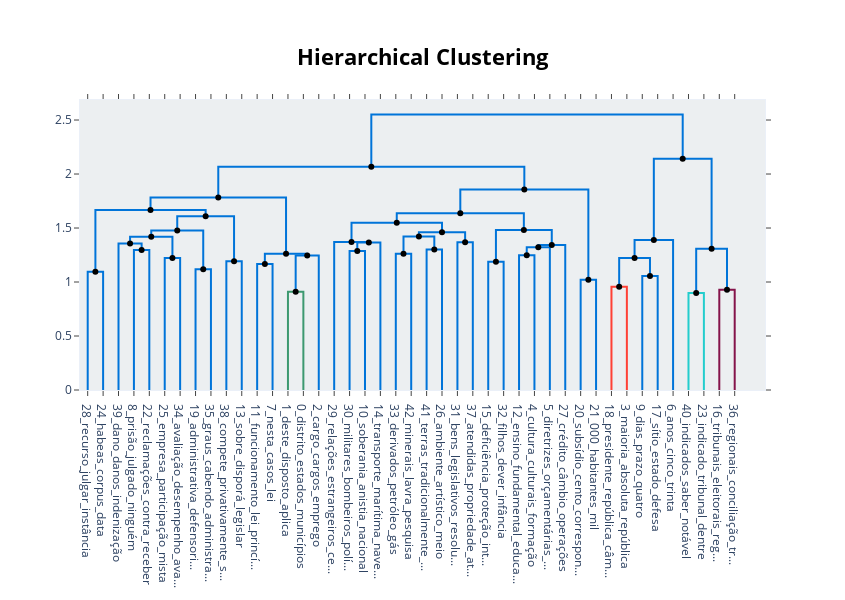

Notebook cell for this chart:
### Code cell
from scipy.cluster import hierarchy as sch
# Hierarchical topics
linkage_function = lambda x: sch.linkage(x, 'single', optimal_ordering=True)
hierarchical_topics = model.hierarchical_topics(docs, linkage_function=linkage_function)
model.visualize_hierarchy(hierarchical_topics=hierarchical_topics,orientation='bottom')

### Figure 1 — Plotly figure (JSON) as saved in the notebook; plotly's stock layout.template omitted (floating-point values rounded to 4 significant figures)
{"data": [{"hoverinfo": "text", "marker": {"color": "rgb(0,116,217)"}, "mode": "lines", "text": ["militares_bombeiros_polícias_corpos_polícia", "", "", "soberania_anistia_nacional_defesa_polícia"], "type": "scatter", "x": [5, 5, 15, 15], "xaxis": "x", "y": [0, 1.095, 1.095, 0], "yaxis": "y"}, {"hoverinfo": "text", "marker": {"color": "rgb(0,116,217)"}, "mode": "lines", "text": ["militares_bombeiros_polícias_corpos_polícia", "", "", "transporte_marítima_navegação_fluviais_ilhas"], "type": "scatter", "x": [35, 35, 45, 45], "xaxis": "x", "y": [0, 1.297, 1.297, 0], "yaxis": "y"}, {"hoverinfo": "text", "marker": {"color": "rgb(0,116,217)"}, "mode": "lines", "text": ["relações_estrangeiros_celebrar_internacionais_paz", "", "", "transporte_marítima_navegação_fluviais_ilhas"], "type": "scatter", "x": [25, 25, 40, 40], "xaxis": "x", "y": [0, 1.357, 1.357, 1.297], "yaxis": "y"}, {"hoverinfo": "text", "marker": {"color": "rgb(0,116,217)"}, "mode": "lines", "text": ["derivados_petróleo_gás_natural_combustíveis", "", "", "minerais_lavra_pesquisa_recursos_aproveitamento"], "type": "scatter", "x": [55, 55, 65, 65], "xaxis": "x", "y": [0, 1.222, 1.222, 0], "yaxis": "y"}, {"hoverinfo": "text", "marker": {"color": "rgb(0,116,217)"}, "mode": "lines", "text": ["terras_tradicionalmente_índios_indígenas_ocupadas", "", "", "ambiente_artístico_meio_histórico_cultural"], "type": "scatter", "x": [32.5, 32.5, 60, 60], "xaxis": "x", "y": [1.357, 1.419, 1.419, 1.222], "yaxis": "y"}, {"hoverinfo": "text", "marker": {"color": "rgb(0,116,217)"}, "mode": "lines", "text": ["terras_tradicionalmente_índios_indígenas_ocupadas", "", "", "ambiente_artístico_meio_histórico_cultural"], "type": "scatter", "x": [75, 75, 85, 85], "xaxis": "x", "y": [0, 1.118, 1.118, 0], "yaxis": "y"}, {"hoverinfo": "text", "marker": {"color": "rgb(0,116,217)"}, "mode": "lines", "text": ["terras_tradicionalmente_índios_indígenas_ocupadas", "", "", "ambiente_artístico_meio_histórico_cultural"], "type": "scatter", "x": [46.25, 46.25, 80, 80], "xaxis": "x", "y": [1.419, 1.476, 1.476, 1.118], "yaxis": "y"}, {"hoverinfo": "text", "marker": {"color": "rgb(0,116,217)"}, "mode": "lines", "text": ["deficiência_proteção_integração_portadoras_direitos", "", "", "filhos_dever_infância_maternidade_assistência"], "type": "scatter", "x": [95, 95, 105, 105], "xaxis": "x", "y": [0, 1.192, 1.192, 0], "yaxis": "y"}, {"hoverinfo": "text", "marker": {"color": "rgb(0,116,217)"}, "mode": "lines", "text": ["cultura_culturais_formação_tecnologia_desenvolvimento", "", "", "ensino_fundamental_educação_escolar_prioritariamente"], "type": "scatter", "x": [63.12, 63.12, 100, 100], "xaxis": "x", "y": [1.476, 1.61, 1.61, 1.192], "yaxis": "y"}, {"hoverinfo": "text", "marker": {"color": "rgb(0,116,217)"}, "mode": "lines", "text": ["diretrizes_orçamentárias_plurianual_anual_plano", "", "", "ensino_fundamental_educação_escolar_prioritariamente"], "type": "scatter", "x": [10, 10, 81.56, 81.56], "xaxis": "x", "y": [1.095, 1.666, 1.666, 1.61], "yaxis": "y"}, {"hoverinfo": "text", "marker": {"color": "rgb(0,116,217)"}, "mode": "lines", "text": ["crédito_câmbio_operações_emissão_poupança", "", "", "ensino_fundamental_educação_escolar_prioritariamente"], "type": "scatter", "x": [115, 115, 125, 125], "xaxis": "x", "y": [0, 1.166, 1.166, 0], "yaxis": "y"}, {"hoverinfo": "text", "marker": {"color": "rgb(61,153,112)"}, "mode": "lines", "text": ["atendidas_propriedade_atende_considera_autoria", "", "", "bens_legislativos_resoluções_vedados_incluem"], "type": "scatter", "x": [135, 135, 145, 145], "xaxis": "x", "y": [0, 0.91, 0.91, 0], "yaxis": "y"}, {"hoverinfo": "text", "marker": {"color": "rgb(0,116,217)"}, "mode": "lines", "text": ["atendidas_propriedade_atende_considera_autoria", "", "", "bens_legislativos_resoluções_vedados_incluem"], "type": "scatter", "x": [140, 140, 155, 155], "xaxis": "x", "y": [0.91, 1.246, 1.246, 0], "yaxis": "y"}, {"hoverinfo": "text", "marker": {"color": "rgb(0,116,217)"}, "mode": "lines", "text": ["deficiência_proteção_assistência_filhos_direitos", "", "", "bens_legislativos_resoluções_vedados_incluem"], "type": "scatter", "x": [120, 120, 147.5, 147.5], "xaxis": "x", "y": [1.166, 1.262, 1.262, 1.246], "yaxis": "y"}, {"hoverinfo": "text", "marker": {"color": "rgb(0,116,217)"}, "mode": "lines", "text": ["deficiência_proteção_assistência_filhos_direitos", "", "", "bens_legislativos_resoluções_vedados_incluem"], "type": "scatter", "x": [45.78, 45.78, 133.8, 133.8], "xaxis": "x", "y": [1.666, 1.782, 1.782, 1.262], "yaxis": "y"}, {"hoverinfo": "text", "marker": {"color": "rgb(0,116,217)"}, "mode": "lines", "text": ["empresa_participação_mista_empresas_capital", "", "", "avaliação_desempenho_avaliar_serviços_administração"], "type": "scatter", "x": [175, 175, 185, 185], "xaxis": "x", "y": [0, 1.288, 1.288, 0], "yaxis": "y"}, {"hoverinfo": "text", "marker": {"color": "rgb(0,116,217)"}, "mode": "lines", "text": ["dano_danos_indenização_culpa_moral", "", "", "avaliação_desempenho_avaliar_serviços_administração"], "type": "scatter", "x": [180, 180, 195, 195], "xaxis": "x", "y": [1.288, 1.366, 1.366, 0], "yaxis": "y"}, {"hoverinfo": "text", "marker": {"color": "rgb(0,116,217)"}, "mode": "lines", "text": ["funcionamento_lei_princípios_leis_organização", "", "", "nesta_casos_lei_previstos_constituição"], "type": "scatter", "x": [165, 165, 187.5, 187.5], "xaxis": "x", "y": [0, 1.371, 1.371, 1.366], "yaxis": "y"}, {"hoverinfo": "text", "marker": {"color": "rgb(0,116,217)"}, "mode": "lines", "text": ["deste_disposto_aplica_desta_constituição", "", "", "distrito_estados_municípios_união_federal"], "type": "scatter", "x": [205, 205, 215, 215], "xaxis": "x", "y": [0, 1.261, 1.261, 0], "yaxis": "y"}, {"hoverinfo": "text", "marker": {"color": "rgb(0,116,217)"}, "mode": "lines", "text": ["distrito_estados_municípios_união_federal", "", "", "cargo_cargos_emprego_função_remuneração"], "type": "scatter", "x": [225, 225, 235, 235], "xaxis": "x", "y": [0, 1.302, 1.302, 0], "yaxis": "y"}, {"hoverinfo": "text", "marker": {"color": "rgb(0,116,217)"}, "mode": "lines", "text": ["distrito_estados_municípios_união_federal", "", "", "distrito_estados_união_municípios_federal"], "type": "scatter", "x": [210, 210, 230, 230], "xaxis": "x", "y": [1.261, 1.422, 1.422, 1.302], "yaxis": "y"}, {"hoverinfo": "text", "marker": {"color": "rgb(0,116,217)"}, "mode": "lines", "text": ["distrito_estados_municípios_união_federal", "", "", "distrito_estados_união_municípios_federal"], "type": "scatter", "x": [245, 245, 255, 255], "xaxis": "x", "y": [0, 1.369, 1.369, 0], "yaxis": "y"}, {"hoverinfo": "text", "marker": {"color": "rgb(0,116,217)"}, "mode": "lines", "text": ["graus_cabendo_administrativa_incumbindo_supervisão", "", "", "administrativa_defensoria_ministério_organização_autonomia"], "type": "scatter", "x": [220, 220, 250, 250], "xaxis": "x", "y": [1.422, 1.462, 1.462, 1.369], "yaxis": "y"}, {"hoverinfo": "text", "marker": {"color": "rgb(0,116,217)"}, "mode": "lines", "text": ["administrativa_ministério_defensoria_público_organização", "", "", "reclamações_contra_receber_auxiliares_interessado"], "type": "scatter", "x": [176.2, 176.2, 235, 235], "xaxis": "x", "y": [1.371, 1.55, 1.55, 1.462], "yaxis": "y"}, {"hoverinfo": "text", "marker": {"color": "rgb(0,116,217)"}, "mode": "lines", "text": ["administrativa_ministério_defensoria_público_organização", "", "", "reclamações_contra_receber_auxiliares_interessado"], "type": "scatter", "x": [265, 265, 275, 275], "xaxis": "x", "y": [0, 1.188, 1.188, 0], "yaxis": "y"}, {"hoverinfo": "text", "marker": {"color": "rgb(0,116,217)"}, "mode": "lines", "text": ["sobre_disporá_legislar_impostos_compete", "", "", "compete_privativamente_senado_facultado_federal"], "type": "scatter", "x": [285, 285, 295, 295], "xaxis": "x", "y": [0, 1.248, 1.248, 0], "yaxis": "y"}, {"hoverinfo": "text", "marker": {"color": "rgb(0,116,217)"}, "mode": "lines", "text": ["sobre_disporá_legislar_impostos_compete", "", "", "compete_privativamente_senado_facultado_federal"], "type": "scatter", "x": [290, 290, 305, 305], "xaxis": "x", "y": [1.248, 1.321, 1.321, 0], "yaxis": "y"}, {"hoverinfo": "text", "marker": {"color": "rgb(0,116,217)"}, "mode": "lines", "text": ["sobre_disporá_legislar_impostos_compete", "", "", "compete_privativamente_senado_facultado_federal"], "type": "scatter", "x": [297.5, 297.5, 315, 315], "xaxis": "x", "y": [1.321, 1.342, 1.342, 0], "yaxis": "y"}, {"hoverinfo": "text", "marker": {"color": "rgb(0,116,217)"}, "mode": "lines", "text": ["habeas_corpus_data_segurança_mandado", "", "", "recurso_julgar_instância_decididas_única"], "type": "scatter", "x": [270, 270, 306.2, 306.2], "xaxis": "x", "y": [1.188, 1.482, 1.482, 1.342], "yaxis": "y"}, {"hoverinfo": "text", "marker": {"color": "rgb(0,116,217)"}, "mode": "lines", "text": ["regionais_conciliação_tribunais_jurisdicional_juízes", "", "", "tribunais_eleitorais_regionais_juízes_trabalho"], "type": "scatter", "x": [205.6, 205.6, 288.1, 288.1], "xaxis": "x", "y": [1.55, 1.636, 1.636, 1.482], "yaxis": "y"}, {"hoverinfo": "text", "marker": {"color": "rgb(0,116,217)"}, "mode": "lines", "text": ["indicado_tribunal_dentre_juízes_superior", "", "", "indicados_saber_notável_dois_terço"], "type": "scatter", "x": [325, 325, 335, 335], "xaxis": "x", "y": [0, 1.02, 1.02, 0], "yaxis": "y"}, {"hoverinfo": "text", "marker": {"color": "rgb(0,116,217)"}, "mode": "lines", "text": ["indicado_tribunal_dentre_juízes_superior", "", "", "dentre_tribunal_indicados_juízes_indicado"], "type": "scatter", "x": [246.9, 246.9, 330, 330], "xaxis": "x", "y": [1.636, 1.856, 1.856, 1.02], "yaxis": "y"}, {"hoverinfo": "text", "marker": {"color": "rgb(0,116,217)"}, "mode": "lines", "text": ["habeas_corpus_data_segurança_mandado", "", "", "juízes_tribunal_dentre_indicados_tribunais"], "type": "scatter", "x": [89.77, 89.77, 288.4, 288.4], "xaxis": "x", "y": [1.782, 2.068, 2.068, 1.856], "yaxis": "y"}, {"hoverinfo": "text", "marker": {"color": "rgb(255,65,54)"}, "mode": "lines", "text": ["presidente_república_câmara_senado_vice", "", "", "maioria_absoluta_república_voto_membros"], "type": "scatter", "x": [345, 345, 355, 355], "xaxis": "x", "y": [0, 0.9551, 0.9551, 0], "yaxis": "y"}, {"hoverinfo": "text", "marker": {"color": "rgb(0,116,217)"}, "mode": "lines", "text": ["dias_prazo_quatro_congresso_término", "", "", "sítio_estado_defesa_decretar_intervenção"], "type": "scatter", "x": [365, 365, 375, 375], "xaxis": "x", "y": [0, 1.055, 1.055, 0], "yaxis": "y"}, {"hoverinfo": "text", "marker": {"color": "rgb(0,116,217)"}, "mode": "lines", "text": ["presidente_maioria_república_senado_deputados", "", "", "sítio_estado_defesa_decretar_intervenção"], "type": "scatter", "x": [350, 350, 370, 370], "xaxis": "x", "y": [0.9551, 1.222, 1.222, 1.055], "yaxis": "y"}, {"hoverinfo": "text", "marker": {"color": "rgb(0,116,217)"}, "mode": "lines", "text": ["anos_cinco_trinta_idade_sessenta", "", "", "prisão_julgado_ninguém_sentença_preso"], "type": "scatter", "x": [360, 360, 385, 385], "xaxis": "x", "y": [1.222, 1.388, 1.388, 0], "yaxis": "y"}, {"hoverinfo": "text", "marker": {"color": "rgb(35,205,205)"}, "mode": "lines", "text": ["presidente_república_congresso_dias_senado", "", "", "prisão_julgado_ninguém_sentença_preso"], "type": "scatter", "x": [395, 395, 405, 405], "xaxis": "x", "y": [0, 0.8977, 0.8977, 0], "yaxis": "y"}, {"hoverinfo": "text", "marker": {"color": "rgb(133,20,75)"}, "mode": "lines", "text": ["subsídio_cento_corresponderá_mil_máximo", "", "", "000_habitantes_mil_vereadores_milhões"], "type": "scatter", "x": [415, 415, 425, 425], "xaxis": "x", "y": [0, 0.9291, 0.9291, 0], "yaxis": "y"}, {"hoverinfo": "text", "marker": {"color": "rgb(0,116,217)"}, "mode": "lines", "text": ["subsídio_cento_corresponderá_mil_máximo", "", "", "000_habitantes_mil_vereadores_milhões"], "type": "scatter", "x": [400, 400, 420, 420], "xaxis": "x", "y": [0.8977, 1.309, 1.309, 0.9291], "yaxis": "y"}, {"hoverinfo": "text", "marker": {"color": "rgb(0,116,217)"}, "mode": "lines", "text": ["subsídio_cento_corresponderá_mil_máximo", "", "", "000_habitantes_mil_vereadores_milhões"], "type": "scatter", "x": [372.5, 372.5, 410, 410], "xaxis": "x", "y": [1.388, 2.141, 2.141, 1.309], "yaxis": "y"}, {"hoverinfo": "text", "marker": {"color": "rgb(0,116,217)"}, "mode": "lines", "text": ["subsídio_cento_corresponderá_mil_máximo", "", "", "000_habitantes_mil_vereadores_milhões"], "type": "scatter", "x": [189.1, 189.1, 391.2, 391.2], "xaxis": "x", "y": [2.068, 2.551, 2.551, 2.141], "yaxis": "y"}, {"hoverinfo": "text", "hovertext": ["terras_tradicionalmente_índios_indígenas_ocupadas", "terras_tradicionalmente_índios_indígenas_ocupadas", "cultura_culturais_formação_tecnologia_desenvolvimento", "diretrizes_orçamentárias_plurianual_anual_plano", "atendidas_propriedade_atende_considera_autoria", "deficiência_proteção_assistência_filhos_direitos", "deficiência_proteção_assistência_filhos_direitos", "dano_danos_indenização_culpa_moral", "distrito_estados_municípios_união_federal", "graus_cabendo_administrativa_incumbindo_supervisão", "administrativa_ministério_defensoria_público_organização", "sobre_disporá_legislar_impostos_compete", "sobre_disporá_legislar_impostos_compete", "habeas_corpus_data_segurança_mandado", "regionais_conciliação_tribunais_jurisdicional_juízes", "indicado_tribunal_dentre_juízes_superior", "habeas_corpus_data_segurança_mandado", "presidente_maioria_república_senado_deputados", "anos_cinco_trinta_idade_sessenta", "subsídio_cento_corresponderá_mil_máximo", "subsídio_cento_corresponderá_mil_máximo", "subsídio_cento_corresponderá_mil_máximo"], "marker": {"color": "black"}, "mode": "markers", "showlegend": false, "type": "scatter", "x": [32.5, 46.25, 63.12, 10, 140, 120, 45.78, 180, 210, 220, 176.2, 290, 297.5, 270, 205.6, 246.9, 89.77, 350, 360, 400, 372.5, 189.1], "y": [1.357, 1.419, 1.476, 1.095, 0.91, 1.166, 1.666, 1.288, 1.261, 1.422, 1.371, 1.248, 1.321, 1.188, 1.55, 1.636, 1.782, 0.9551, 1.222, 0.8977, 1.388, 2.068]}, {"hoverinfo": "text", "hovertext": ["transporte_marítima_navegação_fluviais_ilhas", "ambiente_artístico_meio_histórico_cultural", "ambiente_artístico_meio_histórico_cultural", "ensino_fundamental_educação_escolar_prioritariamente", "ensino_fundamental_educação_escolar_prioritariamente", "bens_legislativos_resoluções_vedados_incluem", "bens_legislativos_resoluções_vedados_incluem", "nesta_casos_lei_previstos_constituição", "distrito_estados_união_municípios_federal", "administrativa_defensoria_ministério_organização_autonomia", "reclamações_contra_receber_auxiliares_interessado", "recurso_julgar_instância_decididas_única", "tribunais_eleitorais_regionais_juízes_trabalho", "dentre_tribunal_indicados_juízes_indicado", "juízes_tribunal_dentre_indicados_tribunais", "sítio_estado_defesa_decretar_intervenção", "000_habitantes_mil_vereadores_milhões", "000_habitantes_mil_vereadores_milhões", "000_habitantes_mil_vereadores_milhões"], "marker": {"color": "black"}, "mode": "markers", "showlegend": false, "type": "scatter", "x": [40, 60, 80, 100, 81.56, 147.5, 133.8, 187.5, 230, 250, 235, 306.2, 288.1, 330, 288.4, 370, 420, 410, 391.2], "y": [1.297, 1.222, 1.118, 1.192, 1.61, 1.246, 1.262, 1.366, 1.302, 1.369, 1.462, 1.342, 1.482, 1.02, 1.856, 1.055, 0.9291, 1.309, 2.141]}], "layout": {"autosize": false, "height": 600, "hoverlabel": {"bgcolor": "white", "font": {"family": "Rockwell", "size": 16}}, "hovermode": "closest", "plot_bgcolor": "#ECEFF1", "showlegend": false, "title": {"font": {"color": "Black", "size": 22}, "text": "<b>Hierarchical Clustering", "x": 0.5, "xanchor": "center", "yanchor": "top"}, "width": 845, "xaxis": {"mirror": "allticks", "rangemode": "tozero", "showgrid": false, "showline": true, "showticklabels": true, "tickmode": "array", "ticks": "outside", "ticktext": ["28_recurso_julgar_instância", "24_habeas_corpus_data", "39_dano_danos_indenização", "8_prisão_julgado_ninguém", "22_reclamações_contra_receber", "25_empresa_participação_mista", "34_avaliação_desempenho_ava...", "19_administrativa_defensori...", "35_graus_cabendo_administra...", "38_compete_privativamente_s...", "13_sobre_disporá_legislar", "11_funcionamento_lei_princí...", "7_nesta_casos_lei", "1_deste_disposto_aplica", "0_distrito_estados_municípios", "2_cargo_cargos_emprego", "29_relações_estrangeiros_ce...", "30_militares_bombeiros_polí...", "10_soberania_anistia_nacional", "14_transporte_marítima_nave...", "33_derivados_petróleo_gás", "42_minerais_lavra_pesquisa", "41_terras_tradicionalmente_...", "26_ambiente_artístico_meio", "31_bens_legislativos_resolu...", "37_atendidas_propriedade_at...", "15_deficiência_proteção_int...", "32_filhos_dever_infância", "12_ensino_fundamental_educa...", "4_cultura_culturais_formação", "5_diretrizes_orçamentárias_...", "27_crédito_câmbio_operações", "20_subsídio_cento_correspon...", "21_000_habitantes_mil", "18_presidente_república_câm...", "3_maioria_absoluta_república", "9_dias_prazo_quatro", "17_sítio_estado_defesa", "6_anos_cinco_trinta", "40_indicados_saber_notável", "23_indicado_tribunal_dentre", "16_tribunais_eleitorais_reg...", "36_regionais_conciliação_tr..."], "tickvals": [5, 15, 25, 35, 45, 55, 65, 75, 85, 95, 105, 115, 125, 135, 145, 155, 165, 175, 185, 195, 205, 215, 225, 235, 245, 255, 265, 275, 285, 295, 305, 315, 325, 335, 345, 355, 365, 375, 385, 395, 405, 415, 425], "type": "linear", "zeroline": false}, "yaxis": {"mirror": "allticks", "rangemode": "tozero", "showgrid": false, "showline": true, "showticklabels": true, "ticks": "outside", "type": "linear", "zeroline": false}}}
